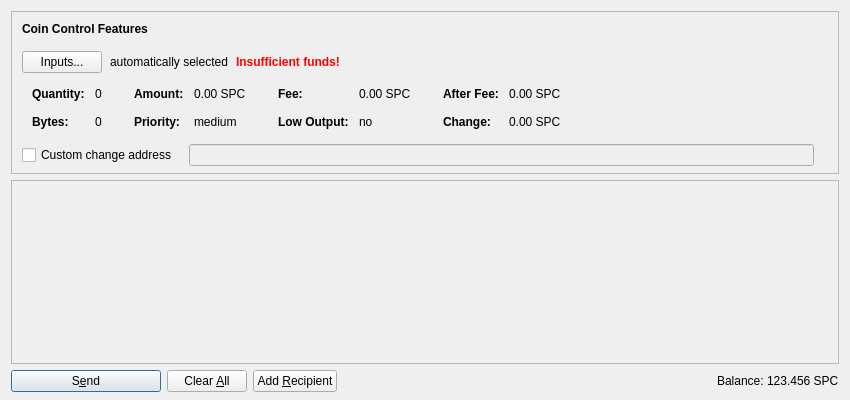
<?xml version="1.0" encoding="UTF-8"?>
<ui version="4.0">
 <class>SendCoinsDialog</class>
 <widget class="QDialog" name="SendCoinsDialog">
  <property name="geometry">
   <rect>
    <x>0</x>
    <y>0</y>
    <width>850</width>
    <height>400</height>
   </rect>
  </property>
  <property name="windowTitle">
   <string>Send Coins</string>
  </property>
  <layout class="QVBoxLayout" name="verticalLayout" stretch="0,1,0">
   <property name="bottomMargin">
    <number>8</number>
   </property>
   <item>
    <widget class="QFrame" name="frameCoinControl">
     <property name="sizePolicy">
      <sizepolicy hsizetype="Expanding" vsizetype="Expanding">
       <horstretch>0</horstretch>
       <verstretch>0</verstretch>
      </sizepolicy>
     </property>
     <property name="maximumSize">
      <size>
       <width>16777215</width>
       <height>16777215</height>
      </size>
     </property>
     <property name="frameShape">
      <enum>QFrame::StyledPanel</enum>
     </property>
     <property name="frameShadow">
      <enum>QFrame::Sunken</enum>
     </property>
     <layout class="QVBoxLayout" name="verticalLayoutCoinControl2">
      <property name="spacing">
       <number>0</number>
      </property>
      <property name="leftMargin">
       <number>0</number>
      </property>
      <property name="topMargin">
       <number>0</number>
      </property>
      <property name="rightMargin">
       <number>0</number>
      </property>
      <property name="bottomMargin">
       <number>6</number>
      </property>
      <item>
       <layout class="QVBoxLayout" name="verticalLayoutCoinControl" stretch="0,0,0,0,1">
        <property name="spacing">
         <number>0</number>
        </property>
        <property name="leftMargin">
         <number>10</number>
        </property>
        <property name="topMargin">
         <number>10</number>
        </property>
        <item>
         <layout class="QHBoxLayout" name="horizontalLayoutCoinControl1">
          <property name="bottomMargin">
           <number>15</number>
          </property>
          <item>
           <widget class="QLabel" name="labelCoinControlFeatures">
            <property name="sizePolicy">
             <sizepolicy hsizetype="Preferred" vsizetype="Maximum">
              <horstretch>0</horstretch>
              <verstretch>0</verstretch>
             </sizepolicy>
            </property>
            <property name="font">
             <font>
              <weight>75</weight>
              <bold>true</bold>
             </font>
            </property>
            <property name="styleSheet">
             <string notr="true">font-weight:bold;</string>
            </property>
            <property name="text">
             <string>Coin Control Features</string>
            </property>
           </widget>
          </item>
         </layout>
        </item>
        <item>
         <layout class="QHBoxLayout" name="horizontalLayoutCoinControl2" stretch="0,0,0,0">
          <property name="spacing">
           <number>8</number>
          </property>
          <property name="bottomMargin">
           <number>10</number>
          </property>
          <item>
           <widget class="QPushButton" name="pushButtonCoinControl">
            <property name="styleSheet">
             <string notr="true"/>
            </property>
            <property name="text">
             <string>Inputs...</string>
            </property>
           </widget>
          </item>
          <item>
           <widget class="QLabel" name="labelCoinControlAutomaticallySelected">
            <property name="text">
             <string>automatically selected</string>
            </property>
            <property name="margin">
             <number>5</number>
            </property>
           </widget>
          </item>
          <item>
           <widget class="QLabel" name="labelCoinControlInsuffFunds">
            <property name="font">
             <font>
              <weight>75</weight>
              <bold>true</bold>
             </font>
            </property>
            <property name="styleSheet">
             <string notr="true">color:red;font-weight:bold;</string>
            </property>
            <property name="text">
             <string>Insufficient funds!</string>
            </property>
            <property name="margin">
             <number>5</number>
            </property>
           </widget>
          </item>
          <item>
           <spacer name="horizontalSpacerCoinControl">
            <property name="orientation">
             <enum>Qt::Horizontal</enum>
            </property>
            <property name="sizeHint" stdset="0">
             <size>
              <width>40</width>
              <height>1</height>
             </size>
            </property>
           </spacer>
          </item>
         </layout>
        </item>
        <item>
         <widget class="QWidget" name="widgetCoinControl" native="true">
          <property name="sizePolicy">
           <sizepolicy hsizetype="Preferred" vsizetype="Preferred">
            <horstretch>0</horstretch>
            <verstretch>0</verstretch>
           </sizepolicy>
          </property>
          <property name="minimumSize">
           <size>
            <width>0</width>
            <height>0</height>
           </size>
          </property>
          <property name="styleSheet">
           <string notr="true"/>
          </property>
          <layout class="QHBoxLayout" name="horizontalLayoutCoinControl5">
           <property name="leftMargin">
            <number>0</number>
           </property>
           <property name="topMargin">
            <number>0</number>
           </property>
           <property name="rightMargin">
            <number>0</number>
           </property>
           <property name="bottomMargin">
            <number>0</number>
           </property>
           <item>
            <layout class="QHBoxLayout" name="horizontalLayoutCoinControl3" stretch="0,0,0,1">
             <property name="spacing">
              <number>20</number>
             </property>
             <property name="topMargin">
              <number>0</number>
             </property>
             <property name="bottomMargin">
              <number>10</number>
             </property>
             <item>
              <layout class="QFormLayout" name="formLayoutCoinControl1">
               <property name="horizontalSpacing">
                <number>10</number>
               </property>
               <property name="verticalSpacing">
                <number>14</number>
               </property>
               <property name="leftMargin">
                <number>10</number>
               </property>
               <property name="topMargin">
                <number>4</number>
               </property>
               <property name="rightMargin">
                <number>6</number>
               </property>
               <item row="0" column="0">
                <widget class="QLabel" name="labelCoinControlQuantityText">
                 <property name="font">
                  <font>
                   <weight>75</weight>
                   <bold>true</bold>
                  </font>
                 </property>
                 <property name="text">
                  <string>Quantity:</string>
                 </property>
                 <property name="margin">
                  <number>0</number>
                 </property>
                </widget>
               </item>
               <item row="0" column="1">
                <widget class="QLabel" name="labelCoinControlQuantity">
                 <property name="cursor">
                  <cursorShape>IBeamCursor</cursorShape>
                 </property>
                 <property name="contextMenuPolicy">
                  <enum>Qt::ActionsContextMenu</enum>
                 </property>
                 <property name="text">
                  <string notr="true">0</string>
                 </property>
                 <property name="margin">
                  <number>0</number>
                 </property>
                 <property name="textInteractionFlags">
                  <set>Qt::LinksAccessibleByMouse|Qt::TextSelectableByKeyboard|Qt::TextSelectableByMouse</set>
                 </property>
                </widget>
               </item>
               <item row="1" column="0">
                <widget class="QLabel" name="labelCoinControlBytesText">
                 <property name="font">
                  <font>
                   <weight>75</weight>
                   <bold>true</bold>
                  </font>
                 </property>
                 <property name="text">
                  <string>Bytes:</string>
                 </property>
                </widget>
               </item>
               <item row="1" column="1">
                <widget class="QLabel" name="labelCoinControlBytes">
                 <property name="cursor">
                  <cursorShape>IBeamCursor</cursorShape>
                 </property>
                 <property name="contextMenuPolicy">
                  <enum>Qt::ActionsContextMenu</enum>
                 </property>
                 <property name="text">
                  <string notr="true">0</string>
                 </property>
                 <property name="textInteractionFlags">
                  <set>Qt::LinksAccessibleByMouse|Qt::TextSelectableByKeyboard|Qt::TextSelectableByMouse</set>
                 </property>
                </widget>
               </item>
              </layout>
             </item>
             <item>
              <layout class="QFormLayout" name="formLayoutCoinControl2">
               <property name="horizontalSpacing">
                <number>10</number>
               </property>
               <property name="verticalSpacing">
                <number>14</number>
               </property>
               <property name="leftMargin">
                <number>6</number>
               </property>
               <property name="topMargin">
                <number>4</number>
               </property>
               <property name="rightMargin">
                <number>6</number>
               </property>
               <item row="0" column="0">
                <widget class="QLabel" name="labelCoinControlAmountText">
                 <property name="font">
                  <font>
                   <weight>75</weight>
                   <bold>true</bold>
                  </font>
                 </property>
                 <property name="text">
                  <string>Amount:</string>
                 </property>
                 <property name="margin">
                  <number>0</number>
                 </property>
                </widget>
               </item>
               <item row="0" column="1">
                <widget class="QLabel" name="labelCoinControlAmount">
                 <property name="cursor">
                  <cursorShape>IBeamCursor</cursorShape>
                 </property>
                 <property name="contextMenuPolicy">
                  <enum>Qt::ActionsContextMenu</enum>
                 </property>
                 <property name="text">
                  <string notr="true">0.00 SPC</string>
                 </property>
                 <property name="textInteractionFlags">
                  <set>Qt::LinksAccessibleByMouse|Qt::TextSelectableByKeyboard|Qt::TextSelectableByMouse</set>
                 </property>
                </widget>
               </item>
               <item row="1" column="0">
                <widget class="QLabel" name="labelCoinControlPriorityText">
                 <property name="font">
                  <font>
                   <weight>75</weight>
                   <bold>true</bold>
                  </font>
                 </property>
                 <property name="text">
                  <string>Priority:</string>
                 </property>
                </widget>
               </item>
               <item row="1" column="1">
                <widget class="QLabel" name="labelCoinControlPriority">
                 <property name="cursor">
                  <cursorShape>IBeamCursor</cursorShape>
                 </property>
                 <property name="contextMenuPolicy">
                  <enum>Qt::ActionsContextMenu</enum>
                 </property>
                 <property name="text">
                  <string notr="true">medium</string>
                 </property>
                 <property name="textInteractionFlags">
                  <set>Qt::LinksAccessibleByMouse|Qt::TextSelectableByKeyboard|Qt::TextSelectableByMouse</set>
                 </property>
                </widget>
               </item>
              </layout>
             </item>
             <item>
              <layout class="QFormLayout" name="formLayoutCoinControl3">
               <property name="horizontalSpacing">
                <number>10</number>
               </property>
               <property name="verticalSpacing">
                <number>14</number>
               </property>
               <property name="leftMargin">
                <number>6</number>
               </property>
               <property name="topMargin">
                <number>4</number>
               </property>
               <property name="rightMargin">
                <number>6</number>
               </property>
               <item row="0" column="0">
                <widget class="QLabel" name="labelCoinControlFeeText">
                 <property name="font">
                  <font>
                   <weight>75</weight>
                   <bold>true</bold>
                  </font>
                 </property>
                 <property name="text">
                  <string>Fee:</string>
                 </property>
                 <property name="margin">
                  <number>0</number>
                 </property>
                </widget>
               </item>
               <item row="0" column="1">
                <widget class="QLabel" name="labelCoinControlFee">
                 <property name="cursor">
                  <cursorShape>IBeamCursor</cursorShape>
                 </property>
                 <property name="contextMenuPolicy">
                  <enum>Qt::ActionsContextMenu</enum>
                 </property>
                 <property name="text">
                  <string notr="true">0.00 SPC</string>
                 </property>
                 <property name="textInteractionFlags">
                  <set>Qt::LinksAccessibleByMouse|Qt::TextSelectableByKeyboard|Qt::TextSelectableByMouse</set>
                 </property>
                </widget>
               </item>
               <item row="1" column="0">
                <widget class="QLabel" name="labelCoinControlLowOutputText">
                 <property name="font">
                  <font>
                   <weight>75</weight>
                   <bold>true</bold>
                  </font>
                 </property>
                 <property name="text">
                  <string>Low Output:</string>
                 </property>
                </widget>
               </item>
               <item row="1" column="1">
                <widget class="QLabel" name="labelCoinControlLowOutput">
                 <property name="cursor">
                  <cursorShape>IBeamCursor</cursorShape>
                 </property>
                 <property name="contextMenuPolicy">
                  <enum>Qt::ActionsContextMenu</enum>
                 </property>
                 <property name="text">
                  <string notr="true">no</string>
                 </property>
                 <property name="textInteractionFlags">
                  <set>Qt::LinksAccessibleByMouse|Qt::TextSelectableByKeyboard|Qt::TextSelectableByMouse</set>
                 </property>
                </widget>
               </item>
              </layout>
             </item>
             <item>
              <layout class="QFormLayout" name="formLayoutCoinControl4">
               <property name="horizontalSpacing">
                <number>10</number>
               </property>
               <property name="verticalSpacing">
                <number>14</number>
               </property>
               <property name="leftMargin">
                <number>6</number>
               </property>
               <property name="topMargin">
                <number>4</number>
               </property>
               <property name="rightMargin">
                <number>6</number>
               </property>
               <item row="0" column="0">
                <widget class="QLabel" name="labelCoinControlAfterFeeText">
                 <property name="font">
                  <font>
                   <weight>75</weight>
                   <bold>true</bold>
                  </font>
                 </property>
                 <property name="text">
                  <string>After Fee:</string>
                 </property>
                 <property name="margin">
                  <number>0</number>
                 </property>
                </widget>
               </item>
               <item row="0" column="1">
                <widget class="QLabel" name="labelCoinControlAfterFee">
                 <property name="cursor">
                  <cursorShape>IBeamCursor</cursorShape>
                 </property>
                 <property name="contextMenuPolicy">
                  <enum>Qt::ActionsContextMenu</enum>
                 </property>
                 <property name="text">
                  <string notr="true">0.00 SPC</string>
                 </property>
                 <property name="textInteractionFlags">
                  <set>Qt::LinksAccessibleByMouse|Qt::TextSelectableByKeyboard|Qt::TextSelectableByMouse</set>
                 </property>
                </widget>
               </item>
               <item row="1" column="0">
                <widget class="QLabel" name="labelCoinControlChangeText">
                 <property name="font">
                  <font>
                   <weight>75</weight>
                   <bold>true</bold>
                  </font>
                 </property>
                 <property name="text">
                  <string>Change:</string>
                 </property>
                </widget>
               </item>
               <item row="1" column="1">
                <widget class="QLabel" name="labelCoinControlChange">
                 <property name="cursor">
                  <cursorShape>IBeamCursor</cursorShape>
                 </property>
                 <property name="contextMenuPolicy">
                  <enum>Qt::ActionsContextMenu</enum>
                 </property>
                 <property name="text">
                  <string notr="true">0.00 SPC</string>
                 </property>
                 <property name="textInteractionFlags">
                  <set>Qt::LinksAccessibleByMouse|Qt::TextSelectableByKeyboard|Qt::TextSelectableByMouse</set>
                 </property>
                </widget>
               </item>
              </layout>
             </item>
            </layout>
           </item>
          </layout>
         </widget>
        </item>
        <item>
         <layout class="QHBoxLayout" name="horizontalLayoutCoinControl4" stretch="0,0,0">
          <property name="spacing">
           <number>12</number>
          </property>
          <property name="sizeConstraint">
           <enum>QLayout::SetDefaultConstraint</enum>
          </property>
          <property name="topMargin">
           <number>5</number>
          </property>
          <property name="rightMargin">
           <number>5</number>
          </property>
          <item>
           <widget class="QCheckBox" name="checkBoxCoinControlChange">
            <property name="toolTip">
             <string>If this is activated, but the change address is empty or invalid, change will be sent to a newly generated address.</string>
            </property>
            <property name="text">
             <string>Custom change address</string>
            </property>
           </widget>
          </item>
          <item>
           <widget class="QValidatedLineEdit" name="lineEditCoinControlChange">
            <property name="enabled">
             <bool>false</bool>
            </property>
            <property name="sizePolicy">
             <sizepolicy hsizetype="Expanding" vsizetype="Fixed">
              <horstretch>0</horstretch>
              <verstretch>0</verstretch>
             </sizepolicy>
            </property>
           </widget>
          </item>
          <item>
           <widget class="QLabel" name="labelCoinControlChangeLabel">
            <property name="sizePolicy">
             <sizepolicy hsizetype="Preferred" vsizetype="Expanding">
              <horstretch>0</horstretch>
              <verstretch>0</verstretch>
             </sizepolicy>
            </property>
            <property name="minimumSize">
             <size>
              <width>0</width>
              <height>0</height>
             </size>
            </property>
            <property name="text">
             <string/>
            </property>
            <property name="margin">
             <number>3</number>
            </property>
           </widget>
          </item>
         </layout>
        </item>
        <item>
         <spacer name="verticalSpacerCoinControl">
          <property name="orientation">
           <enum>Qt::Vertical</enum>
          </property>
          <property name="sizeHint" stdset="0">
           <size>
            <width>800</width>
            <height>1</height>
           </size>
          </property>
         </spacer>
        </item>
       </layout>
      </item>
     </layout>
    </widget>
   </item>
   <item>
    <widget class="QScrollArea" name="scrollArea">
     <property name="widgetResizable">
      <bool>true</bool>
     </property>
     <widget class="QWidget" name="scrollAreaWidgetContents">
      <property name="geometry">
       <rect>
        <x>0</x>
        <y>0</y>
        <width>830</width>
        <height>178</height>
       </rect>
      </property>
      <layout class="QVBoxLayout" name="verticalLayout_2" stretch="0,1">
       <property name="leftMargin">
        <number>0</number>
       </property>
       <property name="topMargin">
        <number>0</number>
       </property>
       <property name="rightMargin">
        <number>0</number>
       </property>
       <property name="bottomMargin">
        <number>0</number>
       </property>
       <item>
        <layout class="QVBoxLayout" name="entries">
         <property name="spacing">
          <number>6</number>
         </property>
        </layout>
       </item>
       <item>
        <spacer name="verticalSpacer">
         <property name="orientation">
          <enum>Qt::Vertical</enum>
         </property>
         <property name="sizeHint" stdset="0">
          <size>
           <width>20</width>
           <height>40</height>
          </size>
         </property>
        </spacer>
       </item>
      </layout>
     </widget>
    </widget>
   </item>
   <item>
    <layout class="QHBoxLayout" name="horizontalLayout">
     <item>
      <widget class="QPushButton" name="sendButton">
       <property name="minimumSize">
        <size>
         <width>150</width>
         <height>0</height>
        </size>
       </property>
       <property name="toolTip">
        <string>Confirm the send action</string>
       </property>
       <property name="text">
        <string>S&amp;end</string>
       </property>
       <property name="icon">
        <iconset resource="../SpeedCoin.qrc">
         <normaloff>:/icons/send</normaloff>:/icons/send</iconset>
       </property>
       <property name="default">
        <bool>true</bool>
       </property>
      </widget>
     </item>
     <item>
      <widget class="QPushButton" name="clearButton">
       <property name="sizePolicy">
        <sizepolicy hsizetype="Minimum" vsizetype="Fixed">
         <horstretch>0</horstretch>
         <verstretch>0</verstretch>
        </sizepolicy>
       </property>
       <property name="toolTip">
        <string>Clear all fields of the form.</string>
       </property>
       <property name="text">
        <string>Clear &amp;All</string>
       </property>
       <property name="icon">
        <iconset resource="../SpeedCoin.qrc">
         <normaloff>:/icons/remove</normaloff>:/icons/remove</iconset>
       </property>
       <property name="autoRepeatDelay">
        <number>300</number>
       </property>
       <property name="autoDefault">
        <bool>false</bool>
       </property>
      </widget>
     </item>
     <item>
      <widget class="QPushButton" name="addButton">
       <property name="toolTip">
        <string>Send to multiple recipients at once</string>
       </property>
       <property name="text">
        <string>Add &amp;Recipient</string>
       </property>
       <property name="icon">
        <iconset resource="../SpeedCoin.qrc">
         <normaloff>:/icons/add</normaloff>:/icons/add</iconset>
       </property>
       <property name="autoDefault">
        <bool>false</bool>
       </property>
      </widget>
     </item>
     <item>
      <spacer name="horizontalSpacer">
       <property name="orientation">
        <enum>Qt::Horizontal</enum>
       </property>
       <property name="sizeHint" stdset="0">
        <size>
         <width>40</width>
         <height>20</height>
        </size>
       </property>
      </spacer>
     </item>
     <item>
      <layout class="QHBoxLayout" name="horizontalLayout_2">
       <property name="spacing">
        <number>3</number>
       </property>
       <item>
        <widget class="QLabel" name="label">
         <property name="text">
          <string>Balance:</string>
         </property>
        </widget>
       </item>
       <item>
        <widget class="QLabel" name="labelBalance">
         <property name="cursor">
          <cursorShape>IBeamCursor</cursorShape>
         </property>
         <property name="text">
          <string notr="true">123.456 SPC</string>
         </property>
         <property name="textInteractionFlags">
          <set>Qt::LinksAccessibleByMouse|Qt::TextSelectableByKeyboard|Qt::TextSelectableByMouse</set>
         </property>
        </widget>
       </item>
      </layout>
     </item>
    </layout>
   </item>
  </layout>
 </widget>
 <customwidgets>
  <customwidget>
   <class>QValidatedLineEdit</class>
   <extends>QLineEdit</extends>
   <header>qvalidatedlineedit.h</header>
  </customwidget>
 </customwidgets>
 <resources>
  <include location="../SpeedCoin.qrc"/>
 </resources>
 <connections/>
</ui>
